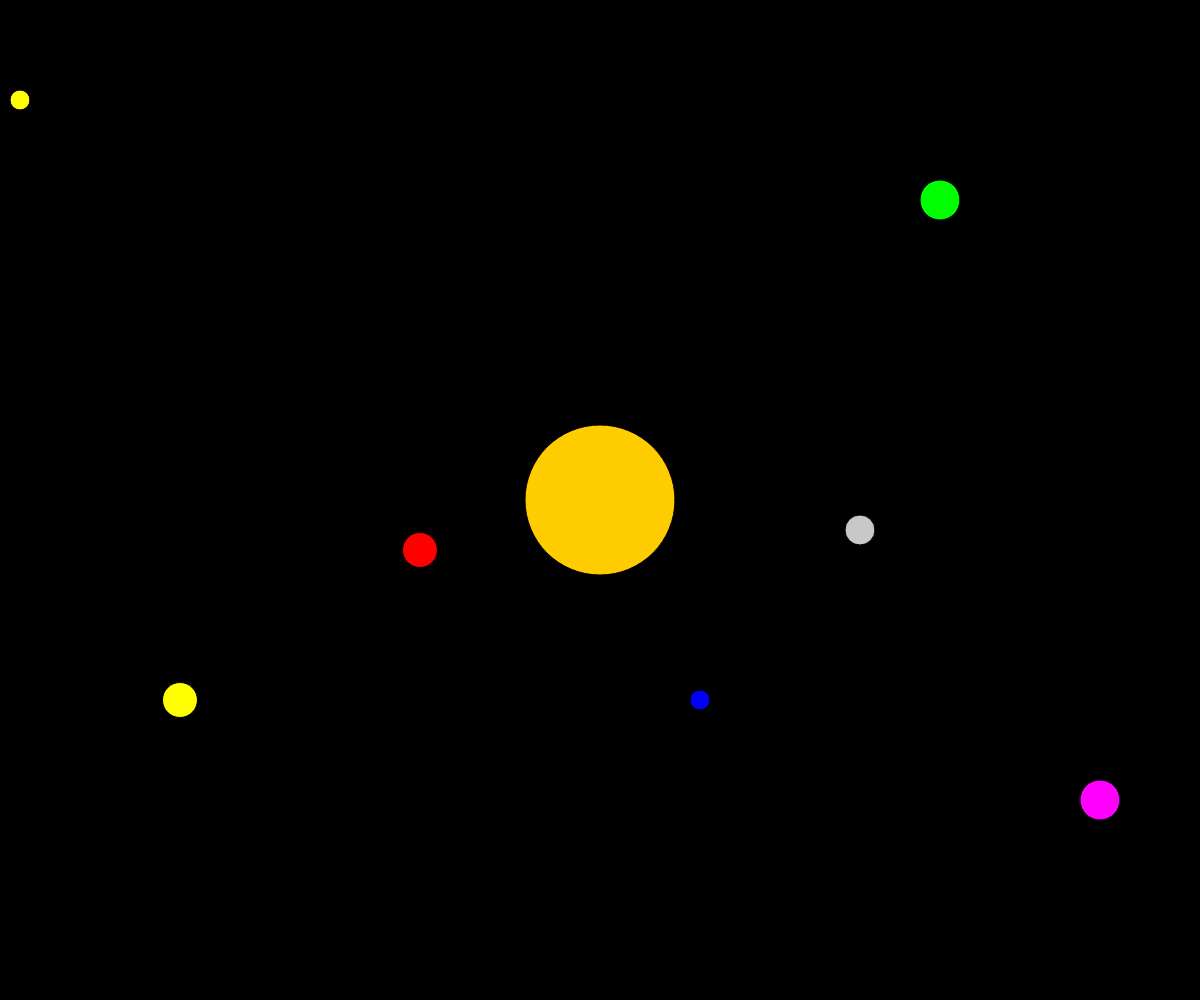
Frame 1 (no input)
Frame 60 (no input): identical to frame 1, image omitted
Frame 120 (the mouse pressed at the canvas centre since frame 60): identical to frame 1, image omitted

The p5.js sketch that drew this single still picture (run headless with seeded random() and noise() and a simulated clock; from frame 60 on, the mouse is pressed at the canvas centre):

// p5.js sketch
// ── sketch.js
let planets = [];

function setup() {
  createCanvas(windowWidth, windowHeight);
  background(0);
  const centerX = width / 2;
  const centerY = height / 2;

  planets = [
    new Planet(centerX, centerY, 150, color(255, 204, 0)),
    new Planet(centerX + 100, centerY + 200, 20, color(0, 0, 255)),
    new Planet(centerX - 180, centerY + 50, 35, color(255, 0, 0)),
    new Planet(centerX + 260, centerY + 30, 30, color(200, 200, 200)),
    new Planet(centerX + 340, centerY - 300, 40, color(0, 255, 0)),
    new Planet(centerX - 420, centerY + 200, 35, color(255, 255, 0)),
    new Planet(centerX + 500, centerY + 300, 40, color(255, 0, 255)),
    new Planet(centerX - 580, centerY - 400, 20, color(255, 255, 0)),
    new Planet(centerX + 660, centerY, 20, color(0, 255, 255)),
  ];
}

function draw() {
  background(0);
  planets.forEach(planet => {
    planet.display();
  });
}

function mousePressed() {
  planets.forEach(planet => {
    planet.dragging = planet.contains(mouseX, mouseY);
    if (planet.dragging) {
      planet.offsetY = mouseY - planet.y;
    }
  });
}

function mouseReleased() {
  planets.forEach(planet => {
    planet.dragging = false;
  });
}

class Planet {
  constructor(x, y, size, planetColor) {
    this.x = x;
    this.y = y;
    this.size = size;
    this.planetColor = planetColor;
    this.dragging = false;
    this.offsetY = 0;
  }

  contains(px, py) {
    const d = dist(px, py, this.x, this.y);
    return d < this.size / 2;
  }

  display() {
    fill(this.planetColor);
    ellipse(this.x, this.y, this.size, this.size);
    if (this.dragging) {
      this.y = mouseY - this.offsetY;
    }
  }
}
